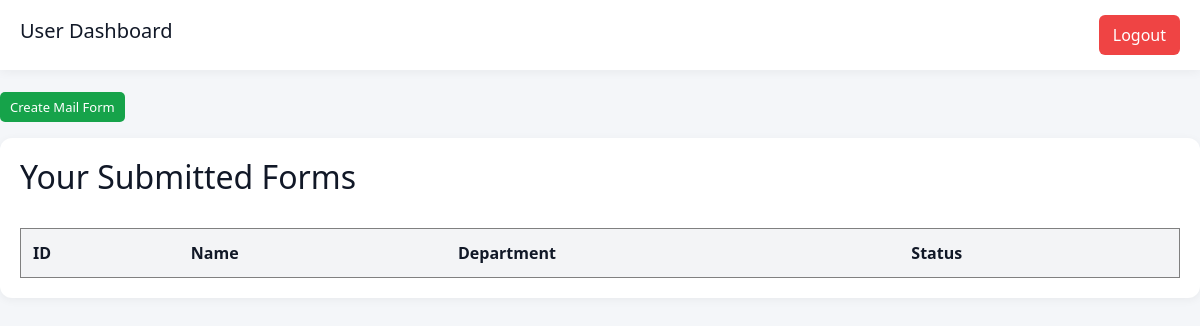
Before: /user_dashboard (signed in) with the older database file.
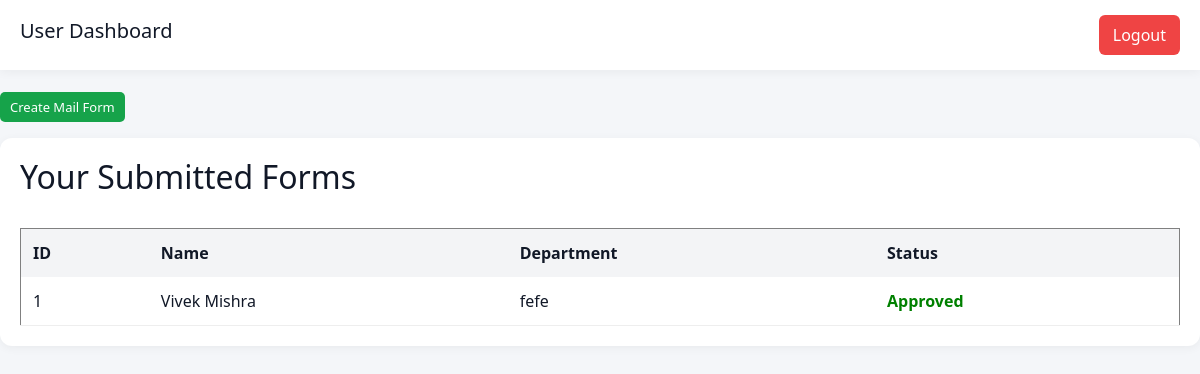
After: the same page with the newer database file.
### app.py (models this page shows)
class MailForm(db.Model):
    id = db.Column(db.Integer, primary_key=True)
    first_name = db.Column(db.String(100))
    last_name = db.Column(db.String(100))
    department = db.Column(db.String(100))
    status = db.Column(db.String(50), default='Pending')
    user_id = db.Column(db.Integer)

### app.py (the view)
@app.route('/user_dashboard')
def user_dashboard():
    if 'user_id' not in session:
        return redirect('/login')
    forms = MailForm.query.filter_by(user_id=session['user_id']).all()
    return render_template('user_dashboard.html', forms=forms)

### templates/user_dashboard.html (shortened to what this page needs)
<!DOCTYPE html>
<html>
<head>
<link href="https://cdn.jsdelivr.net/npm/bootstrap@5.3.3/dist/css/bootstrap.min.css" rel="stylesheet">
<link rel="stylesheet"
href="{{ url_for('static', filename='style.css') }}">
</head>
<body>
<div class="header">
<h1>User Dashboard</h1>
<a href="/logout" class="logout">
Logout
</a>
</div>
<br>
<a href="/form" class="action-btn approve">
Create Mail Form
</a>
<div class="table-box">
<h2>Your Submitted Forms</h2>
<br>
<table border="1" width="100%" cellpadding="10">
<tr>
<th>ID</th>
<th>Name</th>
<th>Department</th>
<th>Status</th>
</tr>
{% for form in forms %}
<tr>
<td>{{ form.id }}</td>
<td>
{{ form.first_name }}
{{ form.last_name }}
</td>
<td>
{{ form.department }}
</td>
<td>
{% if form.status == 'Approved' %}
<span style="color:green;font-weight:bold;">
Approved
</span>
{% elif form.status == 'Rejected' %}
<span style="color:red;font-weight:bold;">
Rejected
</span>
{% else %}
<span style="color:orange;font-weight:bold;">
Pending
</span>
{% endif %}
</td>
</tr>
{% endfor %}
</table>
</div>
</body>
</html>

Changed rows visible on the page:
added MailForm: id "1", first_name "Vivek", last_name "Mishra", department "fefe", status "Approved"
